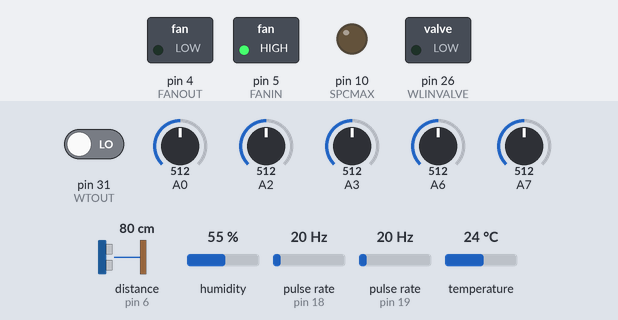
Simulated run of this sketch. Board: Arduino Mega 2560, built with avr-gcc and run on an emulated ATmega2560. Shown: switched loads named in the sketch (green lamp = pin HIGH), output pins drawn as LEDs (lit = HIGH). Wiring (inferred from the names in the program): ultrasonic range finder: trigger pin 7; echo pin 6; 2 × pulse sensor: data pin 18 / data pin 19. Inputs (shaded band) come from the test bench; at power-on: A2 = 512, pin 31 (WTOUT) LOW, A0 = 512, A3 = 512, A6 = 512, A7 = 512, distance to the obstacle (sensor on pin 6) 80 cm, humidity 55 %, pulse rate (sensors on pin 18, pin 19) 20 Hz, temperature 24 °C. The echo pulse lasts 58.3 µs per cm; the local clock reads 2024-03-15 10:24:30 at power-on unless the sketch sets it; pins used as bus, display or sensor lines are not drawn.

Above: at 4.4 s.
4.5 s: A2 set to 451
7.3 s: A2 set to 419
At 10.2 s:
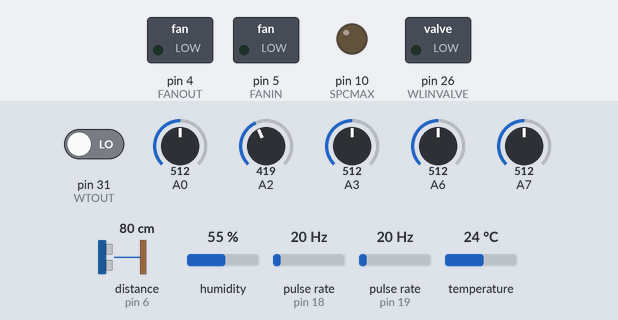
10.6 s: A2 set to 30
At 13.6 s:
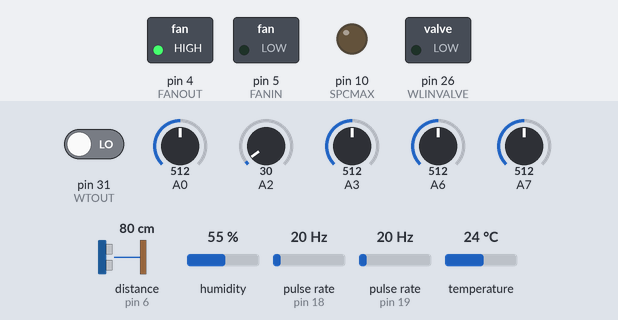
Timing chart, 0 to 15.1 s (numbered marks = the images above; inputs shaded):
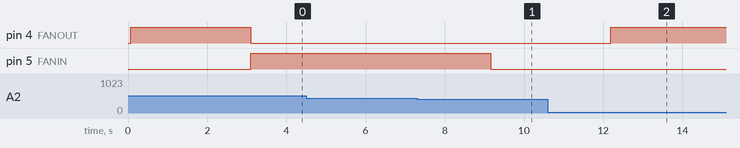

Measured:
- the behaviour switches between 436 and 435 on A2 (found by bisection; images 0 and 1)
- after the input at 4.5 s, every drawn part: stays the same
- after the input at 7.3 s, pin 5 (FANIN): HIGH → LOW after 1.9 s
- after the input at 10.6 s, pin 4 (FANOUT): LOW → HIGH after 1.6 s

The sketch:

Central.ino
```cpp
//Name:         Central
//Description:  This program measures tank level (cm), ambient temperature (°C) and relative humidity (%) and has 2 controller:
//              A water level ON/OFF controller with SRF05 sensor.
//              A CO2 ON/OFF controller.
//              It also gathers the date and time info from the RTC sensor and reports it
//              The total current of the prototype is acquired through a WCS1800 sensor. (New Implementation V10)
//              All the sensors information is cleaned through a moving average of 20 samples
//Author:       David Velasquez
//Version:      11.0
//Date:         17/08/2018

//Library definition
#include "DHT.h"
#include <SPI.h>
//#include <SD.h>
#include <Wire.h>
#include "DS1307.h"

//I/O pin definition
#define SPCMAX 10 //Setpoint de corriente de temperatura para el maxthermo
#define CO2SEN 2  //CO2 sensor on pin A2
#define WCS1800C 6 //Current sensor for central on A6
#define WCS1800P2 0//Current sensor for plant 2 on A0
#define WCS1800P1 7 //Current sensor for plant 1 on A7
#define DHTPIN 9  //DHT sensor on pin digital 9
#define ENCFANIN 18 //Hall sensor for Fan In on digital pin D3
#define ENCFANOUT 19 //Hall sensor for Fan Out on digital pin D18
#define FANIN 5 //Fan In on pin digital 30
#define FANOUT 4  //Fan Out on pin digital 31
#define WLECHO 6  //Ultrasonic water level on pin D4
#define WLTRIG 7 //Ultrasonic water level trig on pin D24
#define WTPIN 3  //Water temperature on pin A3
#define WLINVALVE 26 //Water level in valve in pin D26
#define WTOUT 31 //Water resistor SSR out
#define chipSelect 9 //CS pin for microSD Shield on pin D8

//Library definitions and variables
#define DHTTYPE DHT11   // DHT 11
//#define DHTTYPE DHT22   // DHT 22  (AM2302)
//#define DHTTYPE DHT21   // DHT 21 (AM2301)
DHT dht(DHTPIN, DHTTYPE);
DS1307 clock;//define a object of DS1307 class

//Constants definition
const float DC_GAIN = 8.5;  //define the DC gain of amplifier CO2 sensor
//const float ZERO_POINT_VOLTAGE = 0.4329; //define the output of the sensor in volts when the concentration of CO2 is 400PPM
const float ZERO_POINT_VOLTAGE = 0.265; //define the output of the sensor in volts when the concentration of CO2 is 400PPM
const float REACTION_VOLTAGE = 0.059;   //define the “voltage drop” of the sensor when move the sensor from air into 1000ppm CO2
const unsigned long tsamr = 3000; //Sampling time 3 secs for reading
const float wtadc_min = 50; //Minimum ADC for temperature
const float wtadc_max = 920; //Maximum ADC for temperature
const float wto_min = 20; //Minimum temperature
const float wto_max = 35;  //Maximum temperature
const float wli_min = 20; //Minimum water level
const float wli_max = 41; //Maximum water level
const float wlo_min = 0; //Minimum water level
const float wlo_max = 25; //Maximum water level
const int numReadings = 40;
const int numReadingsCO2 = 5;

//Variable definitions
volatile unsigned long halfRevFanIn = 0;  //Variable for counting pulses for Fan In Hall sensor
volatile unsigned long halfRevFanOut = 0; //Variable for counting pulses for Fan Out Hall sensor
unsigned int rpmFanIn = 0;  //Variable for storing rpm for Fan In
unsigned int rpmFanOut = 0; //Variable for storing rpm for Fan Out
unsigned int rpmFanInF = 0;  //Variable for storing rpm filtered for Fan In
unsigned int rpmFanOutF = 0; //Variable for storing rpm filtered for Fan Out
float CO2Curve[3] = {2.602, ZERO_POINT_VOLTAGE, (REACTION_VOLTAGE / (2.602 - 3))}; //Line curve with 2 points
int CO2 = 0; //Define co2 as int for CO2 concentration in ppm
float wl = 0;  //Define wl as float for water level in cm
float t = 25;  //Define t as float for ambient temperature in °C
float tp = 25;  //Define tp as float for previous ambient temperature in °C
float wt = 0; //Define wt as float for water temperature in °C
float h = 30;  //Define h as float for humidity in %
float hp = 30;  //Define hp as float for previous humidity in %
float ewl = 0; //Define ewl as float for water level error
float IC = 0; //Define IC as float for Central current in Amps
float IP1 = 0;  //Define IP1 as float for Plant 1 current in Amps
float IP2 = 0;  //Define IP2 as float for Plant 2 current in Amps
int eCO2 = 0; //Define et as int for CO2 concentration error
float spwl = 0;  //Define spwl as float for water level setpoint and initialize it on 15 cm
float spwt = 30;  //Define spwt as float for water temperature setpoint and initialize it on 30°C
int spCO2 = 600; //Define spCO2 as int for CO2 concentration initialize it on 1000 ppm
double InputFANIN = 0, InputFANOUT = 0, InputCO2 = 0, Inputwl = 0, Inputt = 0, Inputwt = 0, Inputh = 0, InputIC = 0, InputIP1 = 0, InputIP2 = 0;
unsigned int WLINSTATE = 0, WTOUTSTATE = 0, FANINSTATE = 0, FANOUTSTATE = 0;
//Vars for smoothing
int readingsFANIN[numReadings] = {0}, readingsFANOUT[numReadings] = {0}, readingsCO2[numReadingsCO2] = {0}, readingswl[numReadings] = {0}, readingst[numReadings] = {0}, readingswt[numReadings] = {0}, readingsh[numReadings] = {0}, readingsIC[numReadings] = {0}, readingsIP1[numReadings] = {0}, readingsIP2[numReadings] = {0};
int readIndexFANIN = 0, readIndexFANOUT = 0, readIndexCO2 = 0, readIndexwl = 0, readIndext = 0, readIndexwt = 0, readIndexh = 0, readIndexIC = 0, readIndexIP1 = 0, readIndexIP2 = 0;
long totalFANIN = 0, totalFANOUT = 0, totalCO2 = 0, totalwl = 0, totalt = 0, totalwt = 0, totalh = 0, totalIC = 0, totalIP1 = 0, totalIP2 = 0;
char readbuffer[5] = {'\0'};

//Variable time definitions
//tinir and tstatr for the sampling time of the sensors
unsigned long tact = 0;
unsigned long tinir = 0;
unsigned long tstatr = 0;
unsigned long tiniFanIn = 0;
unsigned long tFanIn = 0;
unsigned long tiniFanOut = 0;
unsigned long tFanOut = 0;
unsigned long tiniCO2 = 0;
unsigned long tCO2 = 0;
unsigned long tiniwl = 0;
unsigned long twl = 0;

//Subroutines and functions
float flmap(float x, float in_min, float in_max, float out_min, float out_max)
{
  return constrain((float)((x - in_min) * (out_max - out_min) / (in_max - in_min) + out_min), out_min, out_max);
}

unsigned int smooth(int meas, long &total, int *readings, int &readIndex, char type) {
  // subtract the last reading
  total = total - readings[readIndex];
  // read from the sensor:
  if (type == 'A') {
    readings[readIndex] = analogRead(meas);
  }
  else if (type == 'M') {
    readings[readIndex] = meas;
  }
  // add the reading to the total:
  total = total + readings[readIndex];
  // advance to the next position in the array:
  readIndex = readIndex + 1;

  // if we're at the end of the array...
  if (readIndex >= numReadings) {
    // ...wrap around to the beginning:
    readIndex = 0;
  }

  // calculate the average:
  return total / numReadings;
}

unsigned int smoothCO2(int pin, long &tot, int *reads, int &readInd) {
  // subtract the last reading
  tCO2 = tact - tiniCO2;
  if (tCO2 >= 20) {
    tot = tot - reads[readInd];
    // read from the sensor:
    reads[readInd] = analogRead(pin);
    // add the reading to the total:
    tot = tot + reads[readInd];
    // advance to the next position in the array:
    readInd = readInd + 1;

    // if we're at the end of the array...
    if (readInd >= numReadingsCO2) {
      // ...wrap around to the beginning:
      readInd = 0;
    }
    tiniCO2 = millis();
  }
  // calculate the average:
  return tot / numReadingsCO2;
}

float sultra(byte echop, byte trigp) {
  twl = tact - tiniwl;
  if (twl >= 50) {
    digitalWrite(trigp, HIGH);
    delayMicroseconds(10);
    digitalWrite(trigp, LOW);
    tiniwl = millis();
    return pulseIn(echop, HIGH) / 58.0;
  }
  return Inputwl;
}

void countRevFanIn() {
  halfRevFanIn++;
}

void countRevFanOut() {
  halfRevFanOut++;
}

void RPMIn() {
  attachInterrupt(digitalPinToInterrupt(ENCFANIN), countRevFanIn, FALLING);
  tFanIn = tact - tiniFanIn;
  if (tFanIn >= 1000) {
    detachInterrupt(digitalPinToInterrupt(ENCFANIN));
    rpmFanIn = (halfRevFanIn / 2.0) * 60.0; //(hall sensor revolutions / 2) * 60 (secs to mins factor)
    halfRevFanIn = 0; //Reset counter
    tiniFanIn = millis();  //Reset timing
  }
}

void RPMOut() {
  attachInterrupt(digitalPinToInterrupt(ENCFANOUT), countRevFanOut, FALLING);
  tFanOut = tact - tiniFanOut;
  if (tFanOut >= 1000) {
    detachInterrupt(digitalPinToInterrupt(ENCFANOUT));
    rpmFanOut = (halfRevFanOut / 2.0) * 60.0; //(hall sensor revolutions / 2) * 60 (secs to mins factor)
    halfRevFanOut = 0; //Reset counter
    tiniFanOut = millis();  //Reset timing
  }
}

int readCO2(double ADCCO2, float *pcurve) {
  float volts = ADCCO2 * 5.0 / 1023.0;  //Convert CO2 ADC to volts
  if ((volts / DC_GAIN) >= ZERO_POINT_VOLTAGE) {
    return -1;
  }
  else {
    return pow(10, ((volts / DC_GAIN) - pcurve[1]) / pcurve[2] + pcurve[0]);
  }
}

void readsens() { //Read sensors information and store it in variables
  RPMIn();
  RPMOut();
  InputFANIN = smooth(rpmFanIn, totalFANIN, readingsFANIN, readIndexFANIN, 'M');
  InputFANOUT = smooth(rpmFanOut, totalFANOUT, readingsFANOUT, readIndexFANOUT, 'M');
  InputCO2 = smoothCO2(CO2SEN, totalCO2, readingsCO2, readIndexCO2);
  //Inputwl = smooth(sultra(WLECHO, WLTRIG), totalwl, readingswl, readIndexwl, 'M');
  Inputwl = sultra(WLECHO, WLTRIG);
  //Inputt = smooth(WLPIN, totall, readingsl, readIndexl);
  Inputwt = smooth(WTPIN, totalwt, readingswt, readIndexwt, 'A');
  //Inputh = smooth(WLPIN, totall, readingsl, readIndexl);
  InputIC = smooth(WCS1800C, totalIC, readingsIC, readIndexIC, 'A');
  InputIP1 = smooth(WCS1800P1, totalIP1, readingsIP1, readIndexIP1, 'A');
  InputIP2 = smooth(WCS1800P2, totalIP2, readingsIP2, readIndexIP2, 'A');
  tstatr = tact - tinir;
  if (tstatr >= tsamr) {
    if (digitalRead(WTOUT) == HIGH) {
      WTOUTSTATE = 1;
    }
    else {
      WTOUTSTATE = 0;
    }
    rpmFanInF = InputFANIN;
    rpmFanOutF = InputFANOUT;
    CO2 = constrain(readCO2(InputCO2, CO2Curve), 400, 10000);
    wl = flmap(Inputwl, wli_max, wli_min, wlo_min, wlo_max);
    //wl = 25.0-(constrain(Inputwl, wlmin, wlmax) - wlmin) * 25.0 / (wlmax - wlmin);
    //wl = abs(844 - constrain(Inputwl, 0, 844)) * 25.0 / 844.0;
    t = dht.readTemperature();
    wt = flmap(Inputwt, wtadc_min, wtadc_max, wto_min, wto_max);
    //wt = (float)((((Inputwt - vtmin) * (wtmax - wtmin)) / (vtmax - vtmin)) + wtmin);
    //wt = analogRead(WTPIN);
    h = dht.readHumidity();
    IC = constrain(0.0952 * InputIC - 49.732, 0, 30);
    IP1 = constrain(0.0952 * InputIP1 - 49.732, 0, 30);
    IP2 = constrain(0.088 * InputIP2 - 44.972, 0, 30);

    // check if returns are valid, if they are NaN (not a number) then something went wrong!
    if (isnan(t)) {
      t = tp;
      //Serial.println("Failed to read from DHT");
    }
    else if (isnan(h)) {
      h = hp;
    }
    else {
      tp = t;
      hp = h;
    }
    //printsens();
    //RTC get time
    clock.getTime();

    //SD Logging
    String datalog = ""; //Define datalog as string for storing data in SD as text
    datalog += String(clock.hour, DEC);
    datalog += ":";
    datalog += String(clock.minute, DEC);
    datalog += ":";
    datalog += String(clock.second, DEC);
    datalog += ",";
    datalog += String(clock.dayOfMonth, DEC);
    datalog += "/";
    datalog += String(clock.month, DEC);
    datalog += "/";
    datalog += String(clock.year, DEC);
    datalog += ",";
    datalog += String(spwl, 4);
    datalog += ",";
    datalog += String(wl, 4);
    datalog += ",";
    datalog += String(WLINSTATE, DEC);
    datalog += ",";
    datalog += "30";
    datalog += ",";
    datalog += String(wt, 4);
    datalog += ",";
    datalog += String(WTOUTSTATE, DEC);
    datalog += ",";
    datalog += String(t, 4);
    datalog += ",";
    datalog += String(h, 4);
    datalog += ",";
    datalog += String(spCO2, DEC);
    datalog += ",";
    datalog += String(CO2, DEC);
    datalog += ",";
    datalog += String(FANINSTATE, DEC);
    datalog += ",";
    datalog += String(FANOUTSTATE, DEC);
    datalog += ",";
    datalog += String(rpmFanInF, DEC);
    datalog += ",";
    datalog += String(rpmFanOutF, DEC);
    datalog += ",";
    datalog += String(IC, 4);
    datalog += ",";
    datalog += String(IP1, 4);
    datalog += ",";
    datalog += String(IP2, 4);
    //    File dataFile = SD.open("datalog.txt", FILE_WRITE);
    //    // if the file is available, write to it:
    //    if (dataFile) {
    //      dataFile.println(datalog);
    //      dataFile.close();
    //      // print to the serial port too:
    //      //Serial.println("Success logging data");
    //    }
    //    // if the file isn't open, pop up an error:
    //    else {
    //      //Serial.println("error opening datalog.txt");
    //    }
    tinir = millis();
  }
}

void printsens() { //Prints sensors information on Serial monitor
  Serial.print(clock.hour, DEC);
  Serial.print(':');
  Serial.print(clock.minute, DEC);
  Serial.print(':');
  Serial.print(clock.second, DEC);
  Serial.print(' ');
  Serial.print(clock.dayOfMonth, DEC);
  Serial.print('/');
  Serial.print(clock.month, DEC);
  Serial.print('/');
  Serial.print(clock.year, DEC);
  Serial.print(" Water Level: ");
  Serial.print(wl);
  Serial.print(" cm Ambient Temperature: ");
  Serial.print(t);
  Serial.print(" *C Water Temperature: ");
  Serial.print(wt);
  Serial.print(" *C Relative Humidity: ");
  Serial.print(h);
  Serial.print(" % WTOUTSTATE: ");
  Serial.print(WTOUTSTATE);
  Serial.print(" CO2: ");
  Serial.print(CO2);
  Serial.print(" ppm Fan In state: ");
  Serial.print(FANINSTATE);
  Serial.print(" Fan Out state: ");
  Serial.print(FANOUTSTATE);
  Serial.print(" RPM Fan In: ");
  Serial.print(rpmFanInF);
  Serial.print(" RPM Fan Out: ");
  Serial.print(rpmFanOutF);
  Serial.print(" Central Current: ");
  Serial.print(IC);
  Serial.print(" A Plant 1 Current: ");
  Serial.print(IP1);
  Serial.print(" A Plant 2 Current: ");
  Serial.print(IP2);
  Serial.println(" A");
}

void wlevelctrl() { //Water Level Controller
  ewl = spwl - wl;
  if (ewl < -0.5) {  //If the water level error is less than -2 cm, turn off water valve
    digitalWrite(WLINVALVE, LOW);
    WLINSTATE = 0;
  }
  else if (ewl > 0.5) { //else if the water level is greater than 4 cm, turn on water in valve
    digitalWrite(WLINVALVE, HIGH);
    WLINSTATE = 1;
  }
  else { //In other case, keep the water in valve off
    digitalWrite(WLINVALVE, LOW);
    WLINSTATE = 0;
  }
}

void CO2ctrl() { //CO2 Controller
  eCO2 = spCO2 - CO2;
  if (eCO2 < -20) {  //If the CO2 error is less than -100 ppm, turn off FANIN turn on FANOUT
    digitalWrite(FANIN, LOW);
    digitalWrite(FANOUT, HIGH);
    FANINSTATE = 0;
    FANOUTSTATE = 1;
  }
  else if (eCO2 > 100) { //else If the CO2 error is greater than 100 ppm, turn on FANIN turn off FANOUT
    digitalWrite(FANIN, HIGH);
    digitalWrite(FANOUT, LOW);
    FANINSTATE = 1;
    FANOUTSTATE = 0;
  }
  else { //In other case, keep the fans off
    digitalWrite(FANIN, LOW);
    digitalWrite(FANOUT, LOW);
    FANINSTATE = 0;
    FANOUTSTATE = 0;
  }
}

//void SDinitialize() {
//  //Serial.print("Initializing SD card...");
//
//  // see if the card is present and can be initialized:
//  if (!SD.begin(chipSelect)) {
//    //Serial.println("Card failed, or not present");
//    // don't do anything more:
//    return;
//  }
//  //Serial.println("card initialized.");
//}

void MeasInitialize() {
  for (unsigned int i = 0; i < 80; i++) {
    InputFANIN = smooth(rpmFanIn, totalFANIN, readingsFANIN, readIndexFANIN, 'M');
    InputFANOUT = smooth(rpmFanOut, totalFANOUT, readingsFANOUT, readIndexFANOUT, 'M');
    constrain(readCO2(InputCO2, CO2Curve), 400, 10000);
    Inputwl = sultra(WLECHO, WLTRIG);
    //Inputwl = smooth(sultra(WLECHO, WLTRIG), totalwl, readingswl, readIndexwl, 'M');
    Inputwt = smooth(WTPIN, totalwt, readingswt, readIndexwt, 'A');
    InputIC = smooth(WCS1800C, totalIC, readingsIC, readIndexIC, 'A');
    InputIP1 = smooth(WCS1800P1, totalIP1, readingsIP1, readIndexIP1, 'A');
    InputIP2 = smooth(WCS1800P2, totalIP2, readingsIP2, readIndexIP2, 'A');
  }
  rpmFanInF = InputFANIN;
  rpmFanOutF = InputFANOUT;
  CO2 = constrain(readCO2(InputCO2, CO2Curve), 400, 10000);
  wl = flmap(Inputwl, wli_max, wli_min, wlo_min, wlo_max);
  //wl = 25.0-(constrain(Inputwl, wlmin, wlmax) - wlmin) * 25.0 / (wlmax - wlmin);
  //wl = abs(844 - constrain(Inputwl, 0, 844)) * 25.0 / 844.0;
  wt = flmap(Inputwt, wtadc_min, wtadc_max, wto_min, wto_max);
  //wt = (float)((((Inputwt - vtmin) * (wtmax - wtmin)) / (vtmax - vtmin)) + wtmin);
  IC = constrain(0.0952 * InputIC - 49.732, 0, 30);
  IP1 = constrain(0.0952 * InputIP1 - 49.732, 0, 30);
  IP2 = constrain(0.088 * InputIP2 - 44.972, 0, 30);
}

void labviewcomm() {
  char writebuffer[15] = {flmap(Inputwl, wli_max, wli_min, wlo_min, wlo_max) * 255.0 / 25.0, WLINSTATE * 255, Inputwt * 255.0 / 1023.0, WTOUTSTATE * 255, t * 255.0 / 50.0, h * 255.0 / 100.0, constrain(readCO2(InputCO2, CO2Curve), 400, 10000) * 255.0 / 10000.0, FANINSTATE * 255, FANOUTSTATE * 255, constrain(InputFANIN * 255.0 / 3000.0, 0, 255), constrain(InputFANOUT * 255.0 / 3000.0, 0, 255), InputIC * 255.0 / 1023.0, InputIP1 * 255.0 / 1023.0, InputIP2 * 255.0 / 1023.0,'\0'};
  //   writebuffer[12] = {WATER LEVEL,WATER VALVE IN STATE, WATER TEMPERATURE, SSR RESISTOR STATE, AMBIENT TEMPERATURE, RELATIVE HUMIDITY, CO2, FAN IN STATE, FAN OUT STATE, RPM FAN IN, RPM FAN OUT, END OF LINE};
  if (Serial.available() > 0) {
    Serial.readBytesUntil('\n', readbuffer, 5);
    Serial.flush();
    if (readbuffer[0] == 'B') {
      spwl = (byte)readbuffer[1] * (25.0 / 255.0);
      analogWrite(SPCMAX,(byte)readbuffer[2]);
      spwt = (byte)readbuffer[2] * (100.0 / 255.0);
      spCO2 = (byte)readbuffer[3] * (10000.0 / 255.0);
      for (unsigned int i = 0; i < 14; i++) {
        if ((byte)writebuffer[i] == 10 || (byte)writebuffer[i] == 0)writebuffer[i] = writebuffer[i] + 1;
      }
      Serial.println(writebuffer);
      readbuffer[0] == '\0';
    }
  }
}

void setup() {
  //Pin configuration
  pinMode(ENCFANIN, INPUT_PULLUP);
  pinMode(ENCFANOUT, INPUT_PULLUP);
  pinMode(WLINVALVE, OUTPUT);
  pinMode(WLECHO, INPUT);
  pinMode(WLTRIG, OUTPUT);
  pinMode(WTOUT, INPUT);
  pinMode(FANIN, OUTPUT);
  pinMode(FANOUT, OUTPUT);
  pinMode(SPCMAX, OUTPUT);

  //Output cleaning
  digitalWrite(WLTRIG, LOW);
  digitalWrite(WLINVALVE, LOW);
  digitalWrite(FANIN, LOW);
  digitalWrite(FANOUT, LOW);
  WLINSTATE = 0;
  FANINSTATE = 0;
  FANOUTSTATE = 0;

  //Communications
  Serial.begin(9600);
  //Serial.println("DHTxx test!");

  //SDinitialize();
  clock.begin();
  dht.begin();
  MeasInitialize();
  //  clock.fillByYMD(2016, 5, 5); //Jan 19,2013
  //  clock.fillByHMS(15, 50, 30); //15:28 30"
  //  clock.fillDayOfWeek(THU);//Saturday
  //  clock.setTime();//write time to the RTC chip

  //Interrupciones
  attachInterrupt(digitalPinToInterrupt(ENCFANOUT), countRevFanOut, FALLING); //Interrupt #4 (Rising edge on pin 19) for Fan Out hall sensor
  attachInterrupt(digitalPinToInterrupt(ENCFANIN), countRevFanIn, FALLING);  //Interrupt #5 (Rising edge on pin 18) for Fan In hall sensor

  //Reseteo tini
  tiniFanOut = millis();
  tiniFanIn = millis();
  tinir = millis();
  tiniCO2 = millis();
  tiniwl = millis();
}

void loop() {
  tact = millis();
  readsens(); //Read sensors
  labviewcomm();
  wlevelctrl(); //Activate water level controller
  CO2ctrl(); //Activate temperature controller
  analogWrite(SPCMAX, 0);
}
```
